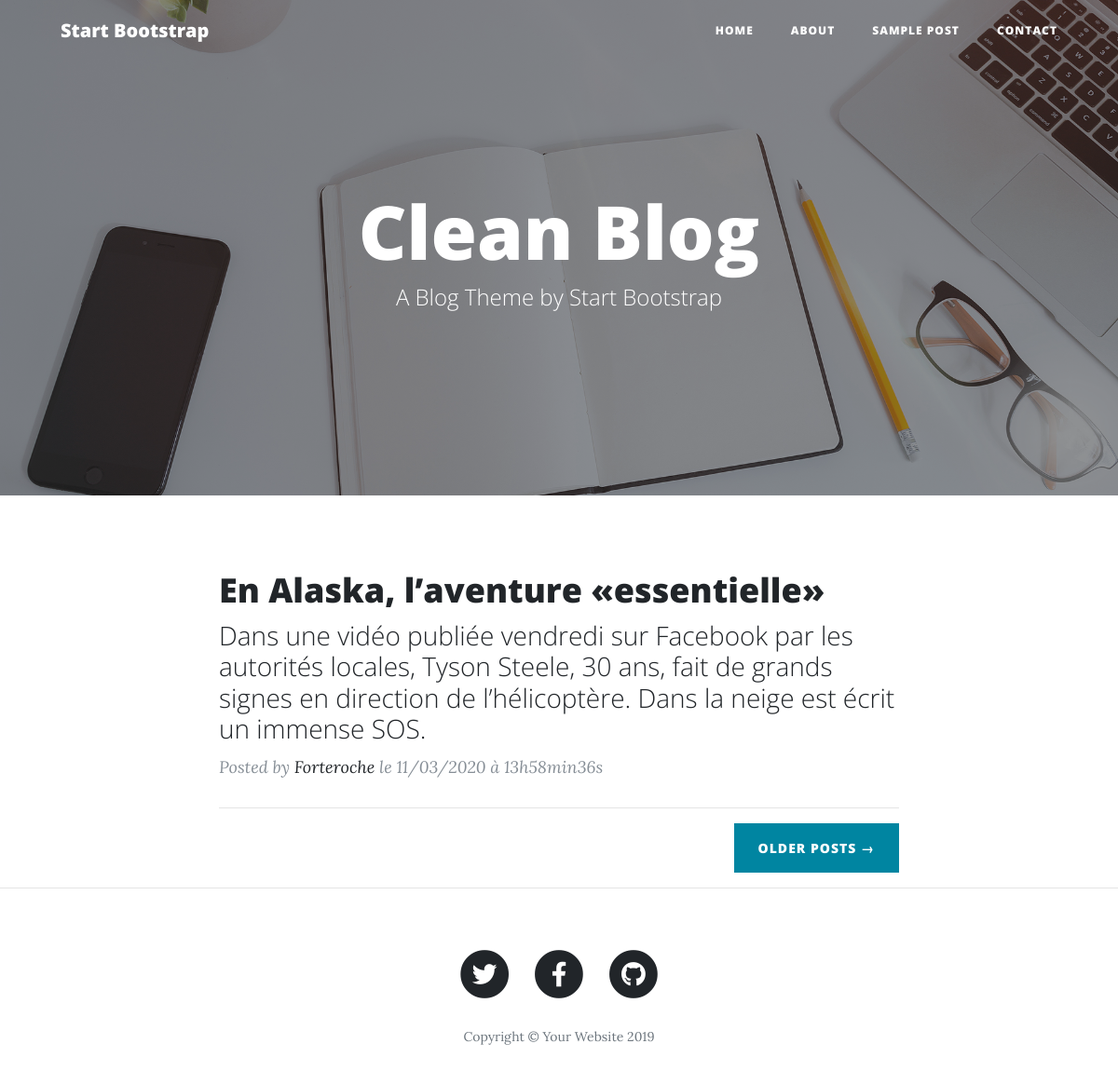
Before: / with the older database file.
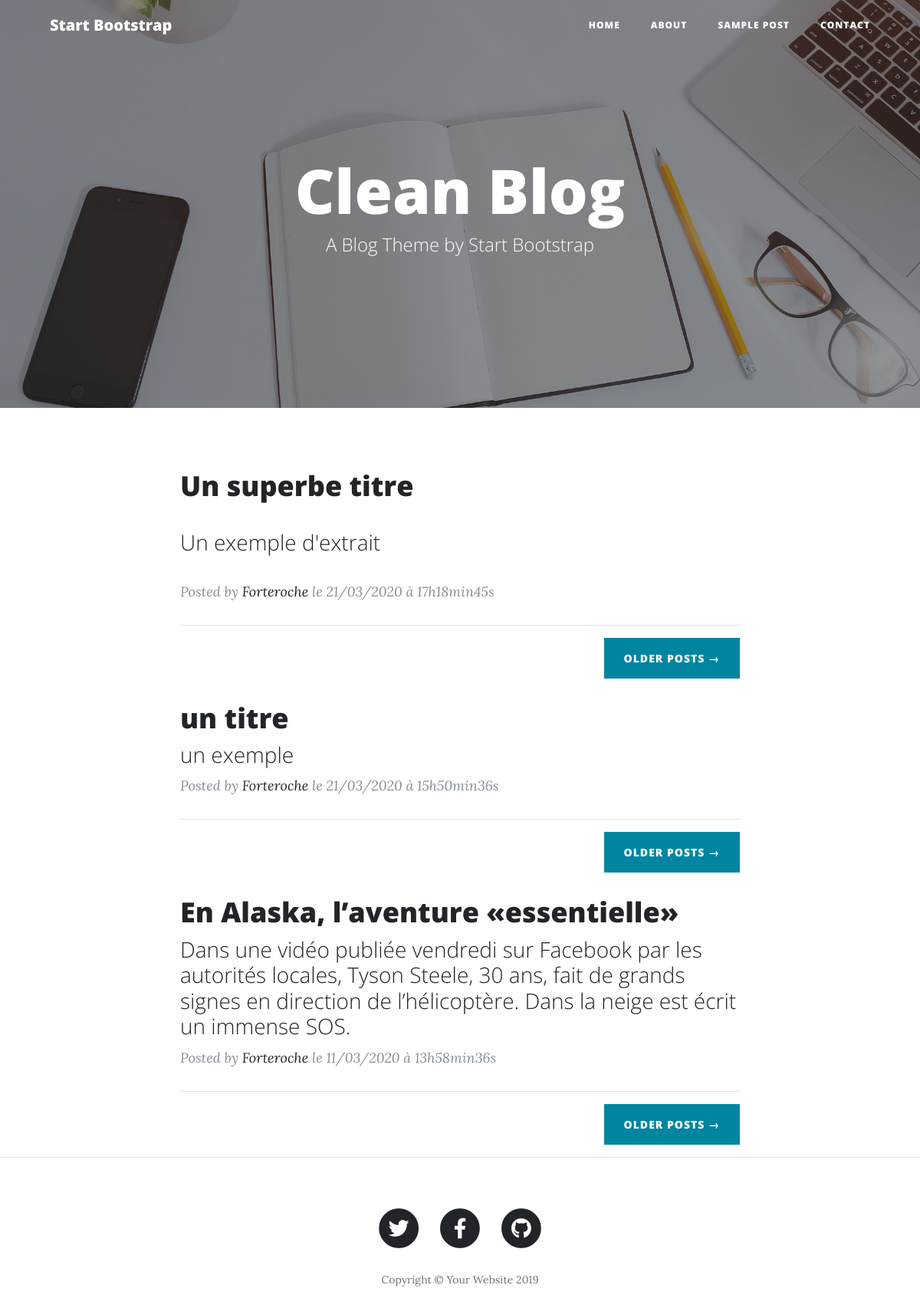
After: the same page with the newer database file.
### tables this page shows
CREATE TABLE IF NOT EXISTS `posts` (
  `id` int(11) NOT NULL AUTO_INCREMENT,
  `author` text NOT NULL,
  `content` text NOT NULL,
  `creation_date` datetime NOT NULL,
  `title` text NOT NULL,
  `post_sample` text NOT NULL,
  PRIMARY KEY (`id`)
);

### model/ArticleManager.php (called while the page is built, shortened)
<?php
class ArticleManager extends Manager{
    public function getPosts(){
        $db = $this -> dbConnect();
        $req = $db->query('SELECT id, author, title, content, post_sample, DATE_FORMAT(creation_date, \'%d/%m/%Y à %Hh%imin%ss\') AS creation_date_fr FROM posts ORDER BY creation_date DESC LIMIT 0, 5');
        return $req;
    }
} ?>

### index.php (called while the page is built)
<?php
require('controller/frontend.php');
$on = 0;
listPosts($on);

### view/frontend/showPostView.php (the view, shortened to what this page needs)
    <?php
while ($data = $posts->fetch())
{ ?>
    <div class="container">
    <div class="row">
      <div class="col-lg-8 col-md-10 mx-auto">
        <div class="post-preview">
          <a href="posts.php?action=post&amp;id=<?= $data['id'] ?>">
            <h2 class="post-title">
                <?= htmlspecialchars($data['title']) ?>
            </h2>
            <h3 class="post-subtitle">
                <?= nl2br($data['post_sample']) ?>
            </h3>
          </a>
          <p class="post-meta">Posted by
            <a href="#"><?= nl2br(htmlspecialchars($data['author'])) ?></a>
            <em>le <?= $data['creation_date_fr'] ?></em></p>
        </div>
        <hr>
        <div class="clearfix">
          <a class="btn btn-primary float-right" href="#">Older Posts &rarr;</a>
        </div>
      </div>
    </div>
  </div>
<?php
}
?>
<?php $content = ob_get_clean(); ?>
<?php require('main.php'); ?>

### controller/frontend.php (shortened to what this page needs)
<?php
require_once('model/ArticleManager.php');
function listPosts($on)
{
    $postManager = new ArticleManager();
    $posts = $postManager->getPosts();
    if($on == 0){
    require('view/frontend/showPostView.php');
    } elseif ($on == 1){
    require('theme/material-dashboard-master/examples/editArticles.php');
    }
}

### view/frontend/main.php (shortened to what this page needs)
<!DOCTYPE html>
<html lang="en">
<head>
  <link href="public/vendor/bootstrap/css/bootstrap.min.css" rel="stylesheet">
  <link href="public/vendor/fontawesome-free/css/all.min.css" rel="stylesheet" type="text/css">
  <link href="public/css/clean-blog.min.css" rel="stylesheet">
</head>
<body>
  <nav class="navbar navbar-expand-lg navbar-light fixed-top" id="mainNav">
    <div class="container">
      <a class="navbar-brand" href="index.html">Start Bootstrap</a>
      <div class="collapse navbar-collapse" id="navbarResponsive">
        <ul class="navbar-nav ml-auto">
          <li class="nav-item">
            <a class="nav-link" href="index.html">Home</a>
          </li>
          <li class="nav-item">
            <a class="nav-link" href="about.html">About</a>
          </li>
          <li class="nav-item">
            <a class="nav-link" href="post.html">Sample Post</a>
          </li>
          <li class="nav-item">
            <a class="nav-link" href="contact.html">Contact</a>
          </li>
        </ul>
      </div>
    </div>
  </nav>
  <header class="masthead" style="background-image: url('public/img/home-bg.jpg')">
    <div class="overlay"></div>
    <div class="container">
      <div class="row">
        <div class="col-lg-8 col-md-10 mx-auto">
          <div class="site-heading">
            <h1>Clean Blog</h1>
            <span class="subheading">A Blog Theme by Start Bootstrap</span>
          </div>
        </div>
      </div>
    </div>
  </header>
  <?= $content ?>
  <hr>
  <footer>
    <div class="container">
      <div class="row">
        <div class="col-lg-8 col-md-10 mx-auto">
          <ul class="list-inline text-center">
            <li class="list-inline-item">
              <a href="#">
                <span class="fa-stack fa-lg">
                  <i class="fas fa-circle fa-stack-2x"></i>
                  <i class="fab fa-twitter fa-stack-1x fa-inverse"></i>
                </span>
              </a>
            </li>
            <li class="list-inline-item">
              <a href="#">
                <span class="fa-stack fa-lg">
                  <i class="fas fa-circle fa-stack-2x"></i>
                  <i class="fab fa-facebook-f fa-stack-1x fa-inverse"></i>
                </span>
              </a>
            </li>
            <li class="list-inline-item">
              <a href="#">
                <span class="fa-stack fa-lg">
                  <i class="fas fa-circle fa-stack-2x"></i>
                  <i class="fab fa-github fa-stack-1x fa-inverse"></i>
                </span>
              </a>
            </li>
          </ul>
          <p class="copyright text-muted">Copyright &copy; Your Website 2019</p>
        </div>
      </div>
    </div>
  </footer>
</body>
</html>

Changed rows visible on the page:
added posts: title "Un superbe titre", post_sample "Un exemple d'extrait", author "Forteroche", creation_date_fr "21/03/2020 à 17h18min45s"
added posts: title "un titre", post_sample "un exemple", author "Forteroche", creation_date_fr "21/03/2020 à 15h50min36s"
